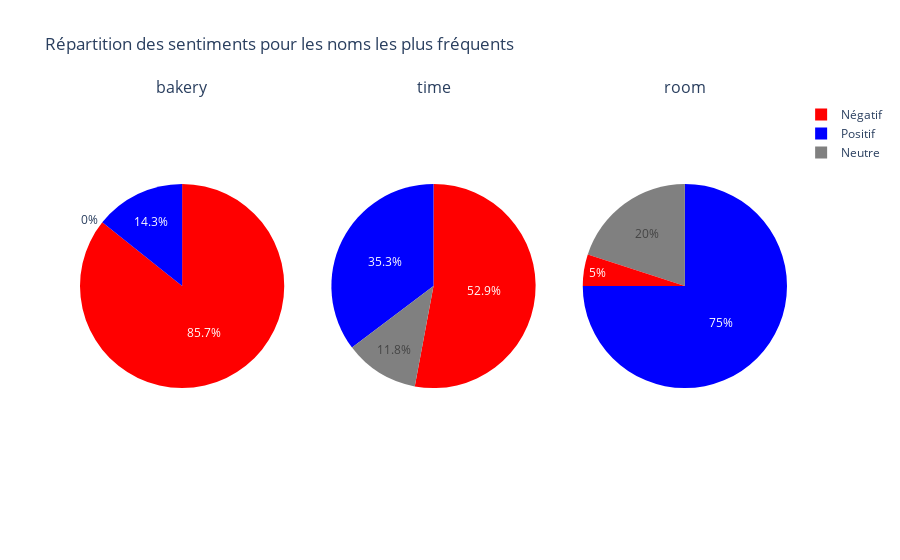

Notebook code cell kept with this figure:
### Code cell
# Créer une liste de tous les commentaires positifs, négatifs et neutres
commentaires_positifs = df[df['label (roberta)'] == 'POSITIVE']['Text']
commentaires_negatifs = df[df['label (roberta)'] == 'NEGATIVE']['Text']
commentaires_neutres = df[df['label (roberta)'] == 'NEUTRAL']['Text']

# Créer une liste de titres à partir de la liste top_noms_communs
titres = [nom[0] for nom in top_noms_communs]

# Créer les sous-plots avec 1 ligne et 3 colonnes de type "pie"
fig = make_subplots(rows=1, cols=3, subplot_titles=titres, specs=[[{'type': 'pie'}, {'type': 'pie'}, {'type': 'pie'}]])

for i, nom_info in enumerate(top_noms_communs):
    nom = nom_info[0]
    row = 1
    col = i + 1

    # Compter le nombre de commentaires positifs, négatifs et neutres pour le nom courant
    nb_positifs = commentaires_positifs.str.contains(nom, flags=re.IGNORECASE, regex=True).sum()
    nb_negatifs = commentaires_negatifs.str.contains(nom, flags=re.IGNORECASE, regex=True).sum()
    nb_neutres = commentaires_neutres.str.contains(nom, flags=re.IGNORECASE, regex=True).sum()

    # Créer une liste contenant le nombre de commentaires positifs, négatifs et neutres pour le nom courant
    valeurs = [nb_positifs, nb_negatifs, nb_neutres]

    # Créer une pie chart pour le nom courant
    fig.add_trace(go.Pie(labels=["Positif", "Négatif", "Neutre"], values=valeurs, marker=dict(colors=['blue', 'red', 'gray'])), row=row, col=col)

fig.update_layout(title_text="Répartition des sentiments pour les noms les plus fréquents")
fig.show()
figs_json.append(fig.to_json())

### Figure 1 — Plotly figure (JSON) as saved in the notebook; plotly's stock layout.template omitted (floating-point values rounded to 4 significant figures)
{"data": [{"domain": {"x": [0, 0.2889], "y": [0, 1]}, "labels": ["Positif", "Négatif", "Neutre"], "marker": {"colors": ["blue", "red", "gray"]}, "type": "pie", "values": [2, 12, 0]}, {"domain": {"x": [0.3556, 0.6444], "y": [0, 1]}, "labels": ["Positif", "Négatif", "Neutre"], "marker": {"colors": ["blue", "red", "gray"]}, "type": "pie", "values": [6, 9, 2]}, {"domain": {"x": [0.7111, 1], "y": [0, 1]}, "labels": ["Positif", "Négatif", "Neutre"], "marker": {"colors": ["blue", "red", "gray"]}, "type": "pie", "values": [15, 1, 4]}], "layout": {"annotations": [{"font": {"size": 16}, "showarrow": false, "text": "bakery", "x": 0.1444, "xanchor": "center", "xref": "paper", "y": 1, "yanchor": "bottom", "yref": "paper"}, {"font": {"size": 16}, "showarrow": false, "text": "time", "x": 0.5, "xanchor": "center", "xref": "paper", "y": 1, "yanchor": "bottom", "yref": "paper"}, {"font": {"size": 16}, "showarrow": false, "text": "room", "x": 0.8556, "xanchor": "center", "xref": "paper", "y": 1, "yanchor": "bottom", "yref": "paper"}], "title": {"text": "Répartition des sentiments pour les noms les plus fréquents"}}}
